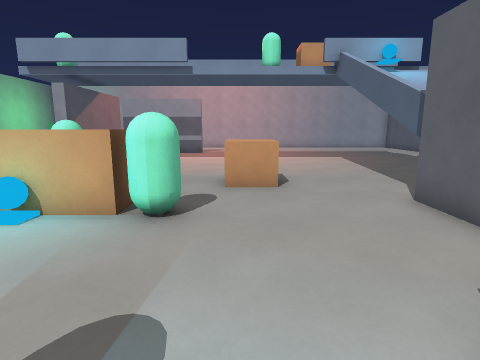
[1] (above)

18 first-person views from a walk through a Godot game level. The camera is 1.5 m above the floor, tilts 10° down and sees 80° across. The floor is counted in squares, 1 m on a side. Each view is taken from the middle of a square. On the plan, view 1 faces up. The plan holds only what a view shows up to about 14 squares ahead; the rest is blank. The place goes on beyond the plan. Characters and animated objects are left out.

[2]
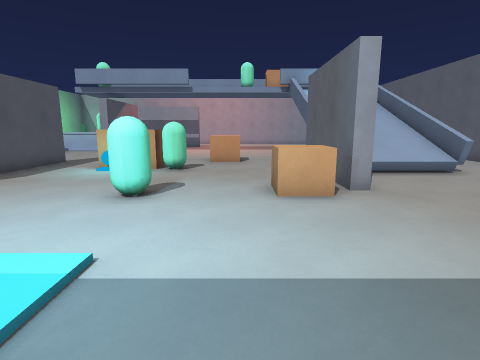

[3]
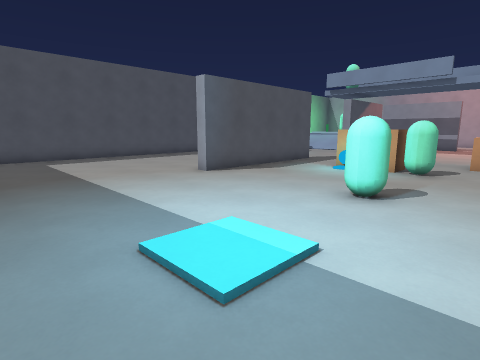

[4]
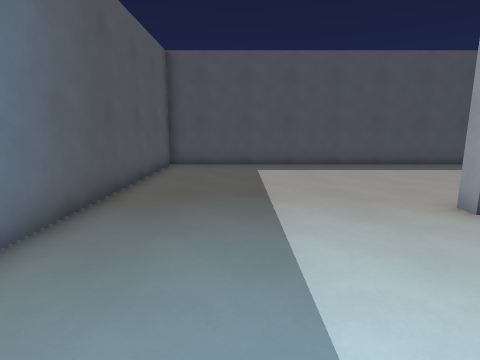

[5]
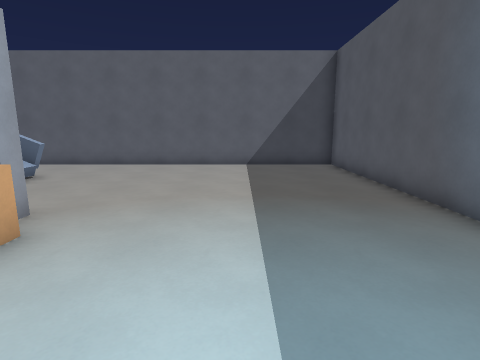

[6]
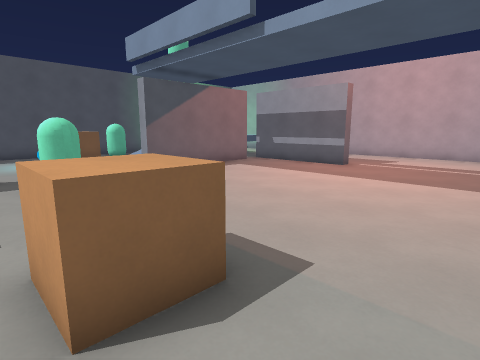

[7]
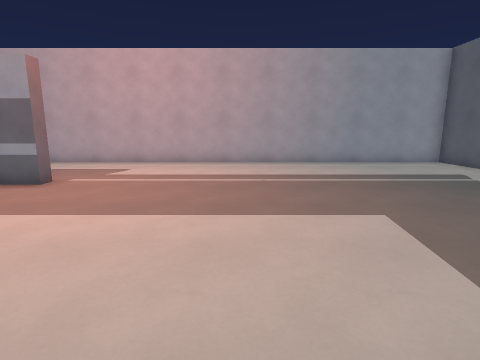

[8]
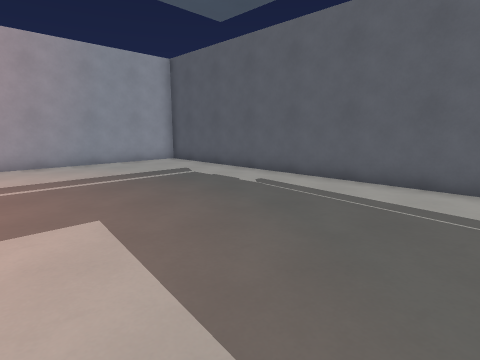

[9]
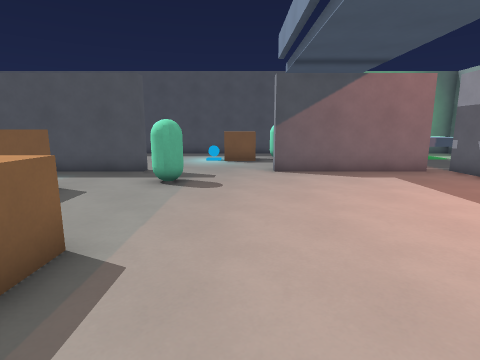

[10]
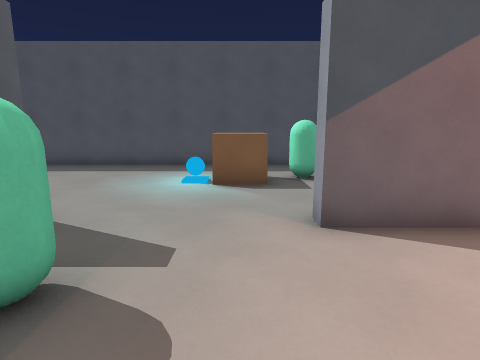

[11]
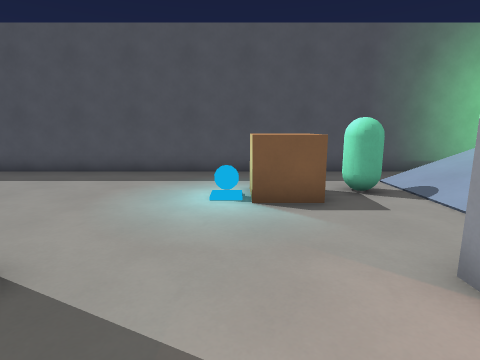

[12]
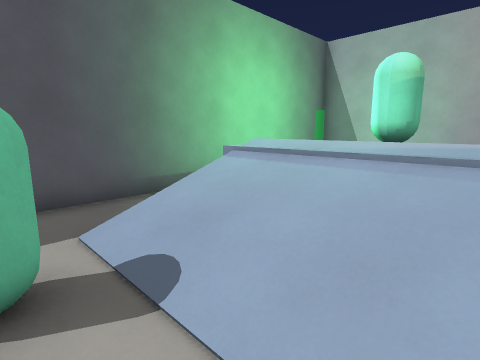

[13]
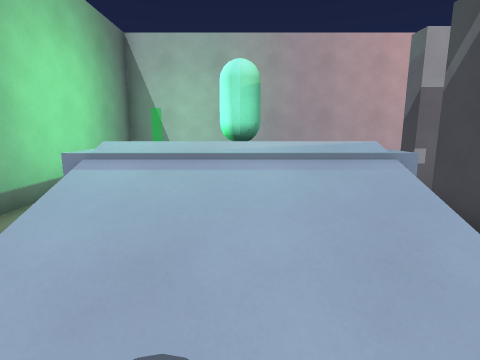

[14]
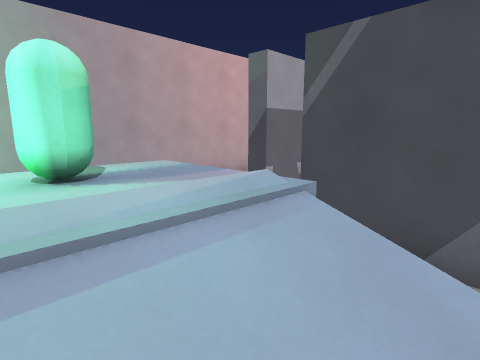

[15]
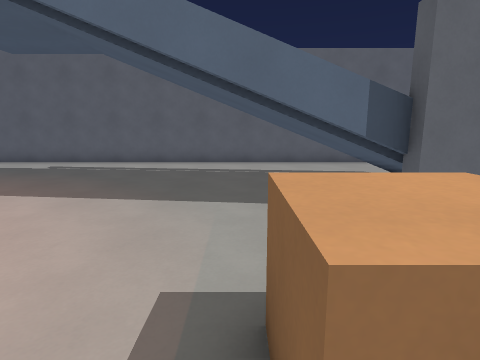

[16]
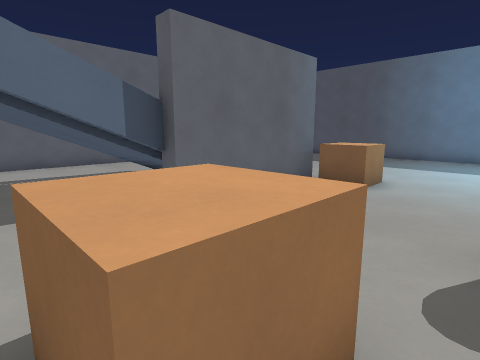

[17]
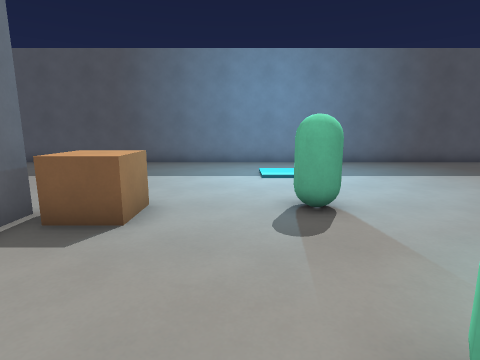

[18]
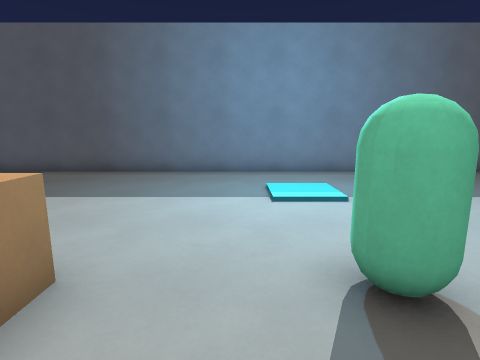

### Floor plan
Key: @ floor where view 1 was taken; # wall or solid block; x gap in a wall; . floor; / step, stairs or slope; ^ raised ledge; O other object.
Columns run from 16 left of view 1 to 12 right of it. Each row starts with its distance up from view 1.
 24  ############################
 23 #          .................#
 22 #           ................#
 21 #   ^^^^    ................#
 20 #   ^O^^     ...............#
 19 #   ^O^^.#####..............#
 18 #. ^^^^^....................#
 17 #. ////##...................#
 16 #. /////#...................#
 15 #../////#...................#
 14 #.......#...................#
 13 #...O...#...................#
 12 #...........................#
 11 #    ^......................#
 10 #...^O......................#
  9 #.........OO....^...........#
  8 #...............^^... //#...#
  7 #.......#...........#  //#..#
  6 #.......#...^^......#  //x..#
  5 #...... #...O^OO....# ///x..#
  4 #....   #...........# ///#..#
  3 #.....  #...........#.......#
  2 #.......#...........#.......#
  1 #.......#.....OO..^^#.......#
  0 #.............O.@...........#
 -1 #...........................#
 -2 #...........................#
 -3 #...........................#
 -4 #...........................#
 -5 #...........................#
 -6 #...........................#
 -7 #...........................#
 -8 #############################

Positions as (right, up) in squares from view 1, and headings:
1: (0, 0), facing up
2: (1, -6), facing up
3: (1, -6), facing up-left
4: (-2, -4), facing left
5: (-1, -3), facing right
6: (3, 7), facing up-left
7: (3, 11), facing up
8: (4, 11), facing up-right
9: (3, 11), facing left
10: (-3, 11), facing left
11: (-5, 10), facing left
12: (-9, 13), facing up-left
13: (-11, 13), facing up
14: (-12, 15), facing up-right
15: (-1, 9), facing right
16: (-1, 9), facing down-right
17: (0, 6), facing down
18: (0, 3), facing down
